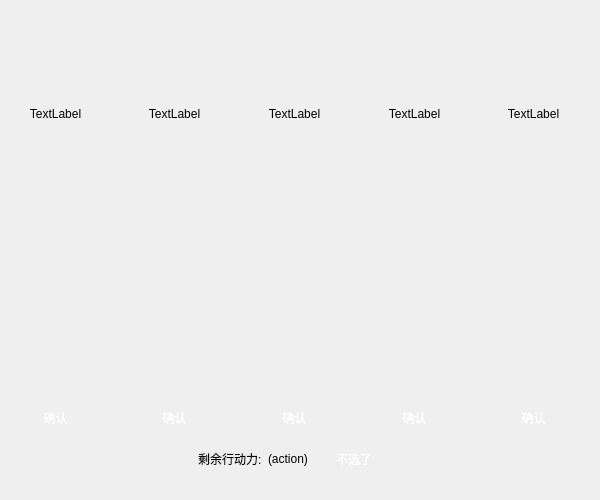
<?xml version="1.0" encoding="UTF-8"?>
<ui version="4.0">
 <class>gacha_5_times</class>
 <widget class="QWidget" name="gacha_5_times">
  <property name="geometry">
   <rect>
    <x>0</x>
    <y>0</y>
    <width>600</width>
    <height>500</height>
   </rect>
  </property>
  <property name="windowTitle">
   <string>抽卡！！！！！</string>
  </property>
  <property name="windowIcon">
   <iconset resource="pictures.qrc">
    <normaloff>:/pictures/logo.png</normaloff>:/pictures/logo.png</iconset>
  </property>
  <widget class="QWidget" name="layoutWidget">
   <property name="geometry">
    <rect>
     <x>0</x>
     <y>10</y>
     <width>591</width>
     <height>471</height>
    </rect>
   </property>
   <layout class="QVBoxLayout" name="verticalLayout_6">
    <item>
     <layout class="QHBoxLayout" name="horizontalLayout_2">
      <item>
       <widget class="QWidget" name="widget" native="true">
        <widget class="QWidget" name="layoutWidget">
         <property name="geometry">
          <rect>
           <x>0</x>
           <y>10</y>
           <width>111</width>
           <height>411</height>
          </rect>
         </property>
         <layout class="QVBoxLayout" name="verticalLayout">
          <property name="leftMargin">
           <number>0</number>
          </property>
          <item>
           <widget class="QLabel" name="label_1">
            <property name="text">
             <string>TextLabel</string>
            </property>
            <property name="alignment">
             <set>Qt::AlignCenter</set>
            </property>
           </widget>
          </item>
          <item>
           <widget class="QLabel" name="label_6">
            <property name="text">
             <string/>
            </property>
           </widget>
          </item>
          <item>
           <widget class="MyPushButton" name="pushButton_1">
            <property name="styleSheet">
             <string notr="true">color:rgb(255, 255, 255);</string>
            </property>
            <property name="text">
             <string>确认</string>
            </property>
            <property name="flat">
             <bool>true</bool>
            </property>
           </widget>
          </item>
         </layout>
        </widget>
       </widget>
      </item>
      <item>
       <widget class="QWidget" name="widget_3" native="true">
        <widget class="QWidget" name="layoutWidget_2">
         <property name="geometry">
          <rect>
           <x>0</x>
           <y>10</y>
           <width>111</width>
           <height>411</height>
          </rect>
         </property>
         <layout class="QVBoxLayout" name="verticalLayout_3">
          <property name="leftMargin">
           <number>0</number>
          </property>
          <item>
           <widget class="QLabel" name="label_2">
            <property name="text">
             <string>TextLabel</string>
            </property>
            <property name="alignment">
             <set>Qt::AlignCenter</set>
            </property>
           </widget>
          </item>
          <item>
           <widget class="QLabel" name="label_7">
            <property name="text">
             <string/>
            </property>
           </widget>
          </item>
          <item>
           <widget class="MyPushButton" name="pushButton_2">
            <property name="styleSheet">
             <string notr="true">color:rgb(255, 255, 255);</string>
            </property>
            <property name="text">
             <string>确认</string>
            </property>
            <property name="flat">
             <bool>true</bool>
            </property>
           </widget>
          </item>
         </layout>
        </widget>
       </widget>
      </item>
      <item>
       <widget class="QWidget" name="widget_2" native="true">
        <widget class="QWidget" name="layoutWidget">
         <property name="geometry">
          <rect>
           <x>0</x>
           <y>10</y>
           <width>111</width>
           <height>411</height>
          </rect>
         </property>
         <layout class="QVBoxLayout" name="verticalLayout_2">
          <property name="leftMargin">
           <number>0</number>
          </property>
          <item>
           <widget class="QLabel" name="label_3">
            <property name="text">
             <string>TextLabel</string>
            </property>
            <property name="alignment">
             <set>Qt::AlignCenter</set>
            </property>
           </widget>
          </item>
          <item>
           <widget class="QLabel" name="label_8">
            <property name="text">
             <string/>
            </property>
           </widget>
          </item>
          <item>
           <widget class="MyPushButton" name="pushButton_3">
            <property name="styleSheet">
             <string notr="true">color:rgb(255, 255, 255);</string>
            </property>
            <property name="text">
             <string>确认</string>
            </property>
            <property name="flat">
             <bool>true</bool>
            </property>
           </widget>
          </item>
         </layout>
        </widget>
       </widget>
      </item>
      <item>
       <widget class="QWidget" name="widget_5" native="true">
        <widget class="QWidget" name="layoutWidget_3">
         <property name="geometry">
          <rect>
           <x>1</x>
           <y>10</y>
           <width>111</width>
           <height>411</height>
          </rect>
         </property>
         <layout class="QVBoxLayout" name="verticalLayout_4">
          <property name="leftMargin">
           <number>0</number>
          </property>
          <item>
           <widget class="QLabel" name="label_4">
            <property name="text">
             <string>TextLabel</string>
            </property>
            <property name="alignment">
             <set>Qt::AlignCenter</set>
            </property>
           </widget>
          </item>
          <item>
           <widget class="QLabel" name="label_9">
            <property name="text">
             <string/>
            </property>
           </widget>
          </item>
          <item>
           <widget class="MyPushButton" name="pushButton_4">
            <property name="styleSheet">
             <string notr="true">color:rgb(255, 255, 255);</string>
            </property>
            <property name="text">
             <string>确认</string>
            </property>
            <property name="flat">
             <bool>true</bool>
            </property>
           </widget>
          </item>
         </layout>
        </widget>
       </widget>
      </item>
      <item>
       <widget class="QWidget" name="widget_6" native="true">
        <widget class="QWidget" name="layoutWidget_4">
         <property name="geometry">
          <rect>
           <x>0</x>
           <y>10</y>
           <width>111</width>
           <height>411</height>
          </rect>
         </property>
         <layout class="QVBoxLayout" name="verticalLayout_5">
          <property name="leftMargin">
           <number>0</number>
          </property>
          <item>
           <widget class="QLabel" name="label_5">
            <property name="text">
             <string>TextLabel</string>
            </property>
            <property name="alignment">
             <set>Qt::AlignCenter</set>
            </property>
           </widget>
          </item>
          <item>
           <widget class="QLabel" name="label_10">
            <property name="text">
             <string/>
            </property>
           </widget>
          </item>
          <item>
           <widget class="MyPushButton" name="pushButton_5">
            <property name="styleSheet">
             <string notr="true">color:rgb(255, 255, 255);</string>
            </property>
            <property name="text">
             <string>确认</string>
            </property>
            <property name="flat">
             <bool>true</bool>
            </property>
           </widget>
          </item>
         </layout>
        </widget>
       </widget>
      </item>
     </layout>
    </item>
    <item>
     <widget class="QWidget" name="widget_4" native="true">
      <property name="sizePolicy">
       <sizepolicy hsizetype="Minimum" vsizetype="Fixed">
        <horstretch>0</horstretch>
        <verstretch>0</verstretch>
       </sizepolicy>
      </property>
      <layout class="QHBoxLayout" name="horizontalLayout">
       <item>
        <widget class="QLabel" name="Kong">
         <property name="text">
          <string/>
         </property>
        </widget>
       </item>
       <item>
        <widget class="QLabel" name="label">
         <property name="sizePolicy">
          <sizepolicy hsizetype="Fixed" vsizetype="Preferred">
           <horstretch>0</horstretch>
           <verstretch>0</verstretch>
          </sizepolicy>
         </property>
         <property name="text">
          <string>剩余行动力:</string>
         </property>
        </widget>
       </item>
       <item>
        <widget class="QLabel" name="move">
         <property name="sizePolicy">
          <sizepolicy hsizetype="Fixed" vsizetype="Preferred">
           <horstretch>0</horstretch>
           <verstretch>0</verstretch>
          </sizepolicy>
         </property>
         <property name="text">
          <string>(action)</string>
         </property>
        </widget>
       </item>
       <item>
        <widget class="MyPushButton" name="goto_widget">
         <property name="sizePolicy">
          <sizepolicy hsizetype="Fixed" vsizetype="Fixed">
           <horstretch>0</horstretch>
           <verstretch>0</verstretch>
          </sizepolicy>
         </property>
         <property name="styleSheet">
          <string notr="true">color:rgb(255, 255, 255)</string>
         </property>
         <property name="text">
          <string>不选了</string>
         </property>
         <property name="flat">
          <bool>true</bool>
         </property>
        </widget>
       </item>
       <item>
        <widget class="QLabel" name="kong">
         <property name="text">
          <string/>
         </property>
        </widget>
       </item>
      </layout>
     </widget>
    </item>
   </layout>
  </widget>
 </widget>
 <customwidgets>
  <customwidget>
   <class>MyPushButton</class>
   <extends>QPushButton</extends>
   <header location="global">mypushbutton.h</header>
  </customwidget>
 </customwidgets>
 <resources>
  <include location="pictures.qrc"/>
 </resources>
 <connections/>
</ui>
